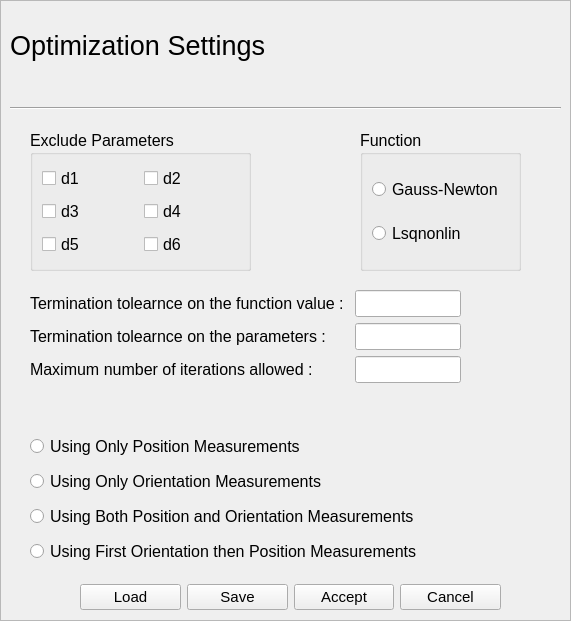
  <widget class="QFrame" name="frame_optimizationSettings">
   <property name="geometry">
    <rect>
     <x>0</x>
     <y>0</y>
     <width>571</width>
     <height>621</height>
    </rect>
   </property>
   <property name="autoFillBackground">
    <bool>true</bool>
   </property>
   <property name="frameShape">
    <enum>QFrame::StyledPanel</enum>
   </property>
   <property name="frameShadow">
    <enum>QFrame::Raised</enum>
   </property>
   <widget class="QLabel" name="label_9">
    <property name="geometry">
     <rect>
      <x>10</x>
      <y>10</y>
      <width>621</width>
      <height>71</height>
     </rect>
    </property>
    <property name="font">
     <font>
      <pointsize>20</pointsize>
     </font>
    </property>
    <property name="text">
     <string>Optimization Settings</string>
    </property>
   </widget>
   <widget class="Line" name="line_8">
    <property name="geometry">
     <rect>
      <x>10</x>
      <y>100</y>
      <width>551</width>
      <height>16</height>
     </rect>
    </property>
    <property name="orientation">
     <enum>Qt::Horizontal</enum>
    </property>
   </widget>
   <widget class="QWidget" name="layoutWidget_8">
    <property name="geometry">
     <rect>
      <x>80</x>
      <y>580</y>
      <width>421</width>
      <height>34</height>
     </rect>
    </property>
    <layout class="QHBoxLayout" name="horizontalLayout_9">
     <item>
      <widget class="QPushButton" name="pushButton_38">
       <property name="font">
        <font>
         <pointsize>11</pointsize>
        </font>
       </property>
       <property name="text">
        <string>Load</string>
       </property>
      </widget>
     </item>
     <item>
      <widget class="QPushButton" name="pushButton_39">
       <property name="font">
        <font>
         <pointsize>11</pointsize>
        </font>
       </property>
       <property name="text">
        <string>Save</string>
       </property>
      </widget>
     </item>
     <item>
      <widget class="QPushButton" name="pushButton_40">
       <property name="font">
        <font>
         <pointsize>11</pointsize>
        </font>
       </property>
       <property name="text">
        <string>Accept</string>
       </property>
      </widget>
     </item>
     <item>
      <widget class="QPushButton" name="pushButton_cancelOptimizationSettings">
       <property name="font">
        <font>
         <pointsize>11</pointsize>
        </font>
       </property>
       <property name="text">
        <string>Cancel</string>
       </property>
      </widget>
     </item>
    </layout>
   </widget>
   <widget class="QGroupBox" name="groupBox">
    <property name="geometry">
     <rect>
      <x>360</x>
      <y>130</y>
      <width>161</width>
      <height>141</height>
     </rect>
    </property>
    <property name="font">
     <font>
      <pointsize>12</pointsize>
     </font>
    </property>
    <property name="title">
     <string>Function</string>
    </property>
    <layout class="QVBoxLayout" name="verticalLayout_4">
     <item>
      <widget class="QRadioButton" name="radioButton_18">
       <property name="text">
        <string>Gauss-Newton</string>
       </property>
      </widget>
     </item>
     <item>
      <widget class="QRadioButton" name="radioButton_15">
       <property name="text">
        <string>Lsqnonlin</string>
       </property>
      </widget>
     </item>
    </layout>
   </widget>
   <widget class="QGroupBox" name="groupBox_2">
    <property name="geometry">
     <rect>
      <x>30</x>
      <y>130</y>
      <width>221</width>
      <height>141</height>
     </rect>
    </property>
    <property name="font">
     <font>
      <pointsize>12</pointsize>
     </font>
    </property>
    <property name="title">
     <string>Exclude Parameters</string>
    </property>
    <layout class="QGridLayout" name="gridLayout_2">
     <item row="0" column="0">
      <widget class="QCheckBox" name="checkBox">
       <property name="text">
        <string>d1</string>
       </property>
      </widget>
     </item>
     <item row="0" column="1">
      <widget class="QCheckBox" name="checkBox_6">
       <property name="text">
        <string>d2</string>
       </property>
      </widget>
     </item>
     <item row="1" column="0">
      <widget class="QCheckBox" name="checkBox_4">
       <property name="text">
        <string>d3</string>
       </property>
      </widget>
     </item>
     <item row="1" column="1">
      <widget class="QCheckBox" name="checkBox_2">
       <property name="text">
        <string>d4</string>
       </property>
      </widget>
     </item>
     <item row="2" column="0">
      <widget class="QCheckBox" name="checkBox_7">
       <property name="text">
        <string>d5</string>
       </property>
      </widget>
     </item>
     <item row="2" column="1">
      <widget class="QCheckBox" name="checkBox_3">
       <property name="text">
        <string>d6</string>
       </property>
      </widget>
     </item>
    </layout>
   </widget>
   <widget class="QWidget" name="">
    <property name="geometry">
     <rect>
      <x>30</x>
      <y>430</y>
      <width>411</width>
      <height>140</height>
     </rect>
    </property>
    <layout class="QVBoxLayout" name="verticalLayout_3">
     <item>
      <widget class="QRadioButton" name="radioButton_12">
       <property name="font">
        <font>
         <pointsize>12</pointsize>
        </font>
       </property>
       <property name="text">
        <string>Using Only Position Measurements</string>
       </property>
      </widget>
     </item>
     <item>
      <widget class="QRadioButton" name="radioButton_11">
       <property name="font">
        <font>
         <pointsize>12</pointsize>
        </font>
       </property>
       <property name="text">
        <string>Using Only Orientation Measurements</string>
       </property>
      </widget>
     </item>
     <item>
      <widget class="QRadioButton" name="radioButton_13">
       <property name="font">
        <font>
         <pointsize>12</pointsize>
        </font>
       </property>
       <property name="text">
        <string>Using Both Position and Orientation Measurements</string>
       </property>
      </widget>
     </item>
     <item>
      <widget class="QRadioButton" name="radioButton_14">
       <property name="font">
        <font>
         <pointsize>12</pointsize>
        </font>
       </property>
       <property name="text">
        <string>Using First Orientation then Position Measurements</string>
       </property>
      </widget>
     </item>
    </layout>
   </widget>
   <widget class="QWidget" name="">
    <property name="geometry">
     <rect>
      <x>30</x>
      <y>290</y>
      <width>431</width>
      <height>110</height>
     </rect>
    </property>
    <layout class="QFormLayout" name="formLayout">
     <item row="0" column="0">
      <widget class="QLabel" name="label_8">
       <property name="font">
        <font>
         <pointsize>12</pointsize>
        </font>
       </property>
       <property name="text">
        <string>Termination tolearnce on the function value : </string>
       </property>
      </widget>
     </item>
     <item row="0" column="1">
      <widget class="QLineEdit" name="lineEdit">
       <property name="font">
        <font>
         <pointsize>12</pointsize>
        </font>
       </property>
      </widget>
     </item>
     <item row="1" column="0">
      <widget class="QLabel" name="label_14">
       <property name="font">
        <font>
         <pointsize>12</pointsize>
        </font>
       </property>
       <property name="text">
        <string>Termination tolearnce on the parameters :</string>
       </property>
      </widget>
     </item>
     <item row="1" column="1">
      <widget class="QLineEdit" name="lineEdit_2">
       <property name="font">
        <font>
         <pointsize>12</pointsize>
        </font>
       </property>
      </widget>
     </item>
     <item row="2" column="0">
      <widget class="QLabel" name="label_15">
       <property name="font">
        <font>
         <pointsize>12</pointsize>
        </font>
       </property>
       <property name="text">
        <string>Maximum number of iterations allowed :</string>
       </property>
      </widget>
     </item>
     <item row="2" column="1">
      <widget class="QLineEdit" name="lineEdit_3">
       <property name="font">
        <font>
         <pointsize>12</pointsize>
        </font>
       </property>
      </widget>
     </item>
    </layout>
   </widget>
  </widget>
